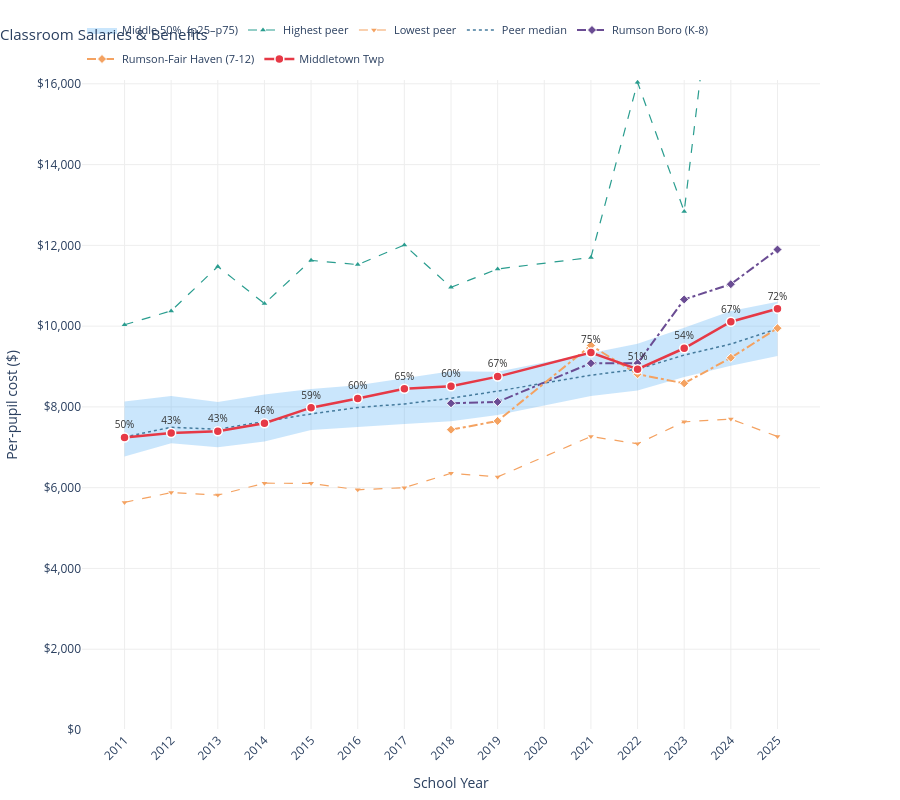

This figure's notebook cell:
### Code cell
sigma_chart('Classroom Salaries & Benefits', '$', 'Per-pupil cost ($)').show()

### Figure 1 — Plotly figure (JSON) as saved in the notebook; plotly's stock layout.template omitted (floating-point values rounded to 4 significant figures)
{"data": [{"hoverinfo": "skip", "line": {"width": 0}, "mode": "lines", "showlegend": false, "type": "scatter", "x": [2011, 2012, 2013, 2014, 2015, 2016, 2017, 2018, 2019, 2021, 2022, 2023, 2024, 2025], "y": [8132.0, 8267.0, 8124.0, 8308.0, 8440.0, 8534.0, 8708.0, 8883.0, 8872.0, 9346.0, 9566.0, 9961.0, 10370.0, 10600.0]}, {"fill": "tonexty", "fillcolor": "rgba(66,165,245,0.28)", "hoverinfo": "skip", "legendgroup": "bands", "line": {"width": 0}, "mode": "lines", "name": "Middle 50%  (p25–p75)", "showlegend": true, "type": "scatter", "x": [2011, 2012, 2013, 2014, 2015, 2016, 2017, 2018, 2019, 2021, 2022, 2023, 2024, 2025], "y": [6770.0, 7099.0, 6999.0, 7145.0, 7428.0, 7508.0, 7575.0, 7646.0, 7799.0, 8268.0, 8406.0, 8743.0, 9021.0, 9261.0]}, {"hovertemplate": "<b>%{x}</b><br>Highest: %{text}<extra>Highest peer</extra>", "line": {"color": "#2A9D8F", "dash": "dash", "width": 1.2}, "marker": {"color": "#2A9D8F", "size": 5, "symbol": "triangle-up"}, "mode": "lines+markers", "name": "Highest peer", "text": ["$10,033 — PLEASANTVILLE CITY", "$10,377 — PEMBERTON TWP", "$11,477 — PLEASANTVILLE CITY", "$10,559 — PEMBERTON TWP", "$11,628 — HACKENSACK CITY", "$11,523 — ATLANTIC CITY", "$12,008 — TEANECK TWP", "$10,962 — Teaneck Twp", "$11,415 — Teaneck Twp", "$11,701 — West Orange Town", "$16,037 — Plainfield City", "$12,841 — West Orange Town", "$22,419 — Perth Amboy City", "$22,621 — Perth Amboy City"], "type": "scatter", "x": [2011, 2012, 2013, 2014, 2015, 2016, 2017, 2018, 2019, 2021, 2022, 2023, 2024, 2025], "y": [10030.0, 10380.0, 11480.0, 10560.0, 11630.0, 11520.0, 12010.0, 10960.0, 11420.0, 11700.0, 16040.0, 12840.0, 22420.0, 22620.0]}, {"hovertemplate": "<b>%{x}</b><br>Lowest: %{text}<extra>Lowest peer</extra>", "line": {"color": "#F4A261", "dash": "dash", "width": 1.2}, "marker": {"color": "#F4A261", "size": 5, "symbol": "triangle-down"}, "mode": "lines+markers", "name": "Lowest peer", "text": ["$5,636 — HAMMONTON TOWN", "$5,878 — MONROE TWP", "$5,816 — MONROE TWP", "$6,111 — MONROE TWP", "$6,107 — MONROE TWP", "$5,948 — HAMMONTON TOWN", "$6,001 — HAMMONTON TOWN", "$6,356 — Monroe Twp", "$6,267 — Monroe Twp", "$7,267 — Monroe Twp", "$7,087 — Irvington Township", "$7,630 — Willingboro Twp", "$7,698 — Toms River Regional", "$7,267 — Burlington Twp"], "type": "scatter", "x": [2011, 2012, 2013, 2014, 2015, 2016, 2017, 2018, 2019, 2021, 2022, 2023, 2024, 2025], "y": [5636.0, 5878.0, 5816.0, 6111.0, 6107.0, 5948.0, 6001.0, 6356.0, 6267.0, 7267.0, 7087.0, 7630.0, 7698.0, 7267.0]}, {"hovertemplate": "<b>%{x}</b><br>Peer median: %{text}<extra>Peer median</extra>", "line": {"color": "#457B9D", "dash": "dot", "width": 1.5}, "mode": "lines", "name": "Peer median", "text": ["$7,256", "$7,496", "$7,448", "$7,632", "$7,826", "$7,985", "$8,074", "$8,215", "$8,392", "$8,785", "$8,932", "$9,284", "$9,556", "$9,935"], "type": "scatter", "x": [2011, 2012, 2013, 2014, 2015, 2016, 2017, 2018, 2019, 2021, 2022, 2023, 2024, 2025], "y": [7256.0, 7496.0, 7448.0, 7632.0, 7826.0, 7985.0, 8074.0, 8215.0, 8392.0, 8785.0, 8932.0, 9284.0, 9556.0, 9935.0]}, {"hovertemplate": "<b>%{x}</b><br>Rumson Boro (K-8): %{text}<extra>Rumson Boro (K-8)</extra>", "line": {"color": "#6A4C93", "dash": "dashdot", "width": 2}, "marker": {"color": "#6A4C93", "line": {"color": "white", "width": 1}, "size": 7, "symbol": "diamond"}, "mode": "lines+markers", "name": "Rumson Boro (K-8)", "text": ["N/A", "N/A", "N/A", "N/A", "N/A", "N/A", "N/A", "$8,090", "$8,124", "$9,082", "$9,081", "$10,661", "$11,039", "$11,896"], "type": "scatter", "x": [2011, 2012, 2013, 2014, 2015, 2016, 2017, 2018, 2019, 2021, 2022, 2023, 2024, 2025], "y": [NaN, NaN, NaN, NaN, NaN, NaN, NaN, 8090.0, 8124.0, 9082.0, 9081.0, 10660.0, 11040.0, 11900.0]}, {"hovertemplate": "<b>%{x}</b><br>Rumson-Fair Haven (7-12): %{text}<extra>Rumson-Fair Haven (7-12)</extra>", "line": {"color": "#F4A261", "dash": "dashdot", "width": 2}, "marker": {"color": "#F4A261", "line": {"color": "white", "width": 1}, "size": 7, "symbol": "diamond"}, "mode": "lines+markers", "name": "Rumson-Fair Haven (7-12)", "text": ["N/A", "N/A", "N/A", "N/A", "N/A", "N/A", "N/A", "$7,435", "$7,652", "$9,522", "$8,809", "$8,584", "$9,216", "$9,949"], "type": "scatter", "x": [2011, 2012, 2013, 2014, 2015, 2016, 2017, 2018, 2019, 2021, 2022, 2023, 2024, 2025], "y": [NaN, NaN, NaN, NaN, NaN, NaN, NaN, 7435.0, 7652.0, 9522.0, 8809.0, 8584.0, 9216.0, 9949.0]}, {"customdata": ["$7,240<br>50th percentile  (within peer IQR)<br>vs 105 peer districts", "$7,353<br>43th percentile  (within peer IQR)<br>vs 105 peer districts", "$7,398<br>43th percentile  (within peer IQR)<br>vs 105 peer districts", "$7,595<br>46th percentile  (within peer IQR)<br>vs 102 peer districts", "$7,981<br>59th percentile  (within peer IQR)<br>vs 102 peer districts", "$8,206<br>60th percentile  (within peer IQR)<br>vs 102 peer districts", "$8,451<br>65th percentile  (within peer IQR)<br>vs 100 peer districts", "$8,511<br>60th percentile  (within peer IQR)<br>vs 97 peer districts", "$8,750<br>67th percentile  (within peer IQR)<br>vs 96 peer districts", "$9,345<br>75th percentile  (within peer IQR)<br>vs 91 peer districts", "$8,933<br>51th percentile  (within peer IQR)<br>vs 91 peer districts", "$9,452<br>54th percentile  (within peer IQR)<br>vs 94 peer districts", "$10,110<br>67th percentile  (within peer IQR)<br>vs 95 peer districts", "$10,430<br>72th percentile  (within peer IQR)<br>vs 95 peer districts"], "hovertemplate": "<b>%{x}</b><br>Middletown: %{customdata}<extra>Middletown</extra>", "line": {"color": "#E63946", "width": 2.5}, "marker": {"color": ["#E63946", "#E63946", "#E63946", "#E63946", "#E63946", "#E63946", "#E63946", "#E63946", "#E63946", "#E63946", "#E63946", "#E63946", "#E63946", "#E63946"], "line": {"color": "white", "width": 1.5}, "size": 9}, "mode": "lines+markers+text", "name": "Middletown Twp", "text": ["50%", "43%", "43%", "46%", "59%", "60%", "65%", "60%", "67%", "75%", "51%", "54%", "67%", "72%"], "textfont": {"color": "#333", "size": 10}, "textposition": "top center", "type": "scatter", "x": [2011, 2012, 2013, 2014, 2015, 2016, 2017, 2018, 2019, 2021, 2022, 2023, 2024, 2025], "y": [7240.0, 7353.0, 7398.0, 7595.0, 7981.0, 8206.0, 8451.0, 8511.0, 8750.0, 9345.0, 8933.0, 9452.0, 10110.0, 10430.0]}], "layout": {"height": 800, "hovermode": "x unified", "legend": {"font": {"size": 11}, "orientation": "h", "x": 0, "xanchor": "left", "y": 1.01, "yanchor": "bottom"}, "margin": {"b": 60, "l": 80, "r": 80, "t": 80}, "paper_bgcolor": "white", "plot_bgcolor": "white", "title": {"font": {"size": 15}, "text": "Classroom Salaries & Benefits", "x": 0}, "xaxis": {"dtick": 1, "gridcolor": "#eee", "tickangle": -45, "title": {"text": "School Year"}}, "yaxis": {"gridcolor": "#eee", "range": [0, 16090.0], "tickformat": ",", "tickprefix": "$", "title": {"text": "Per-pupil cost ($)"}}}}
